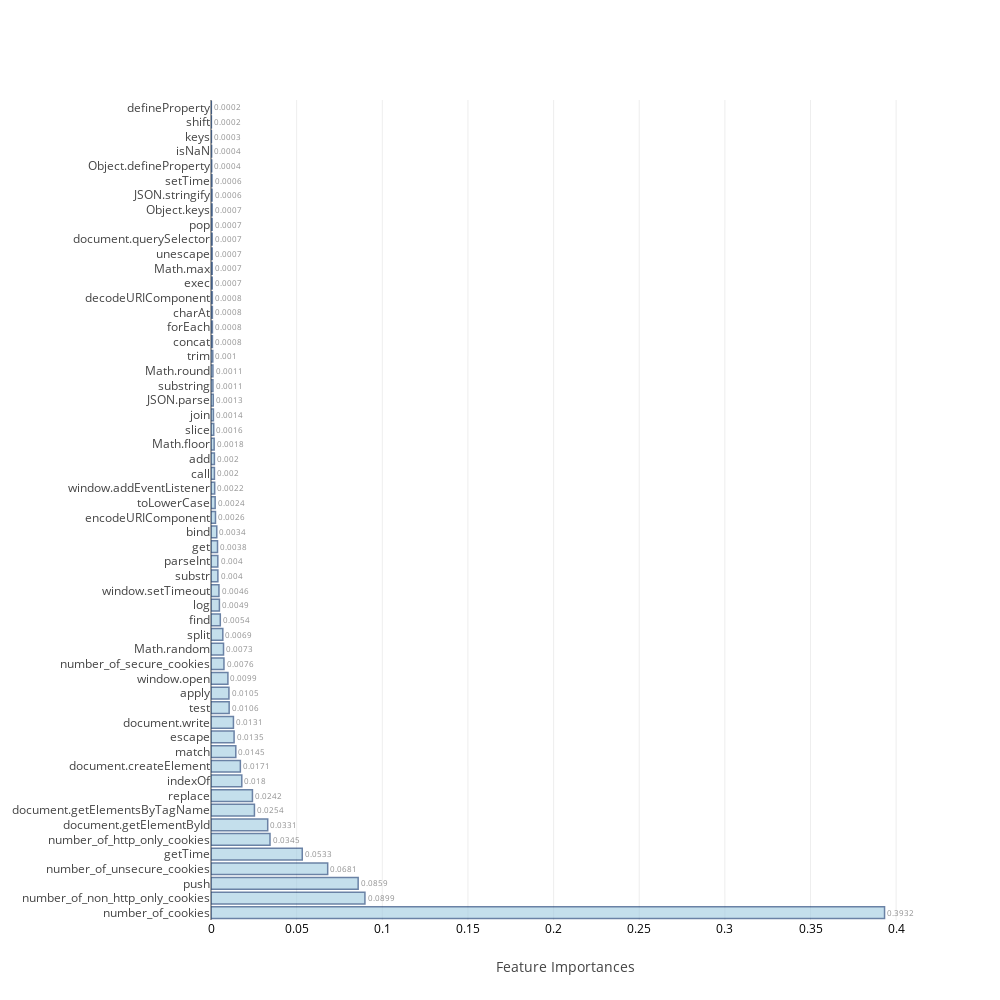
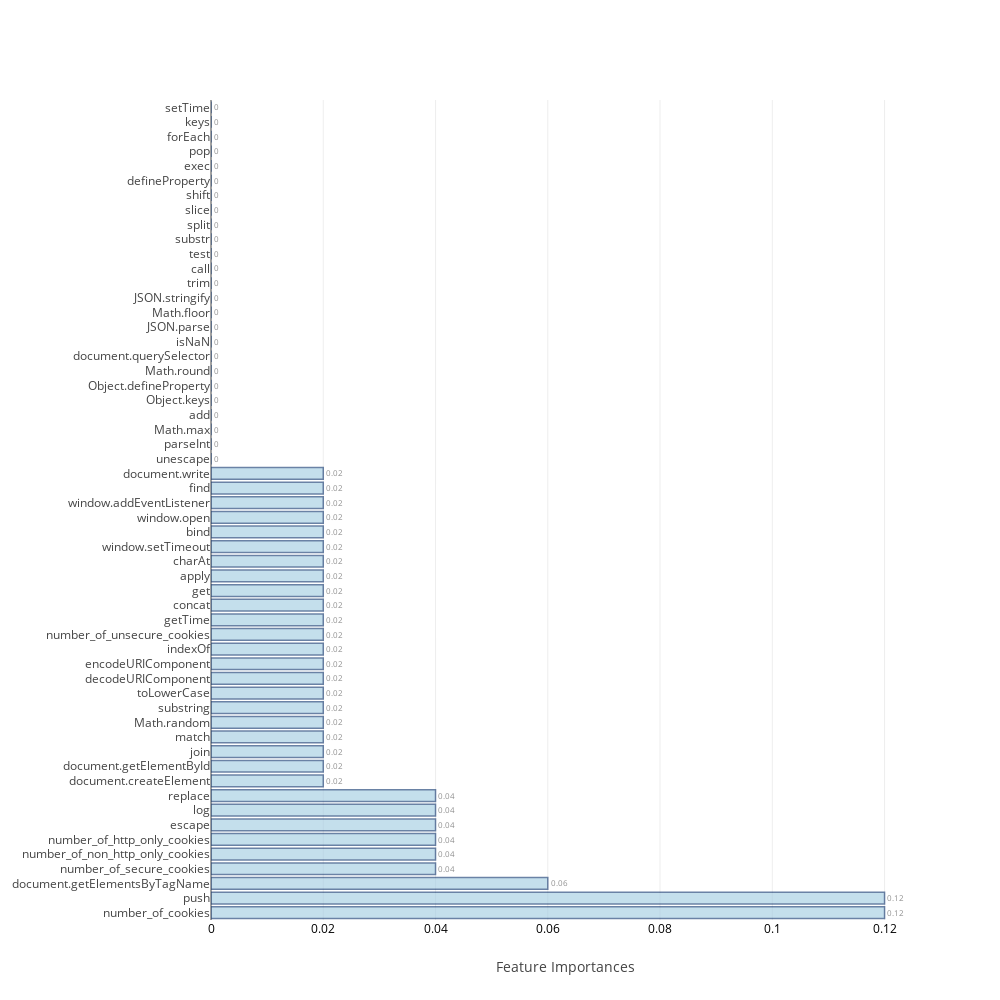
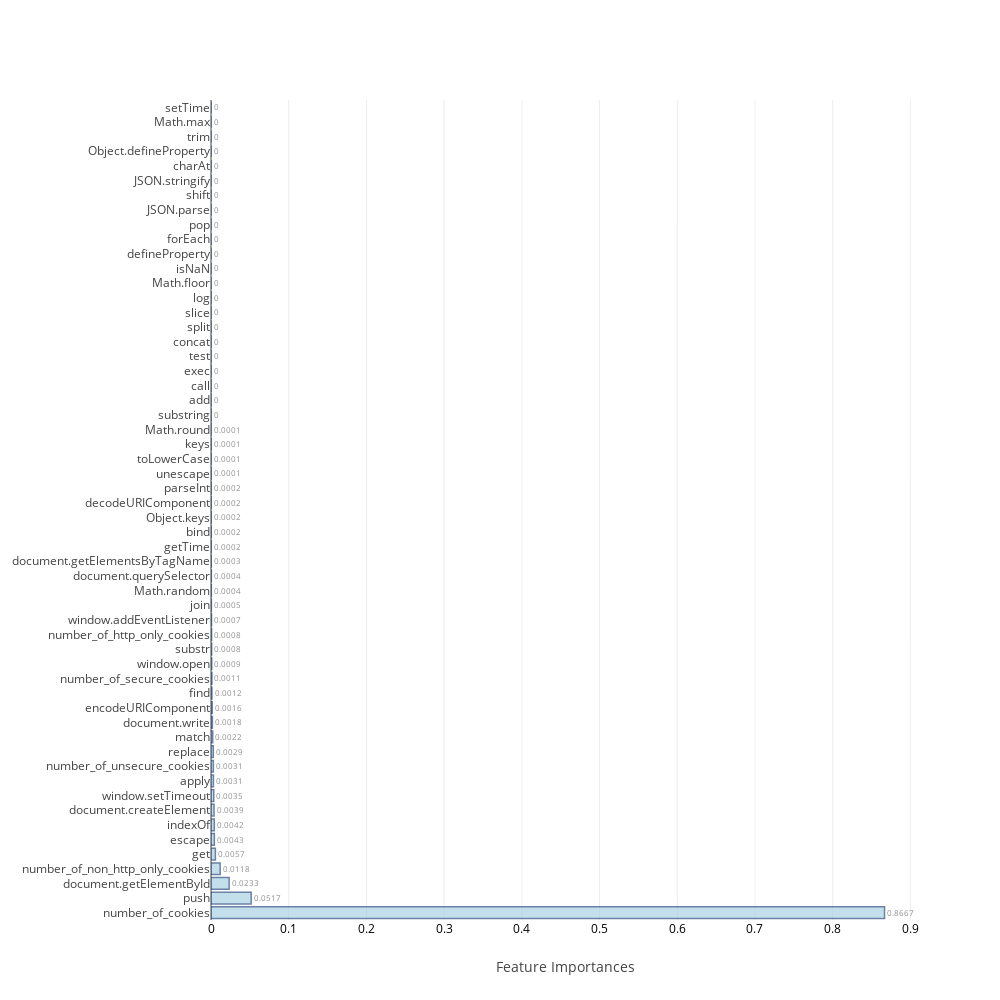
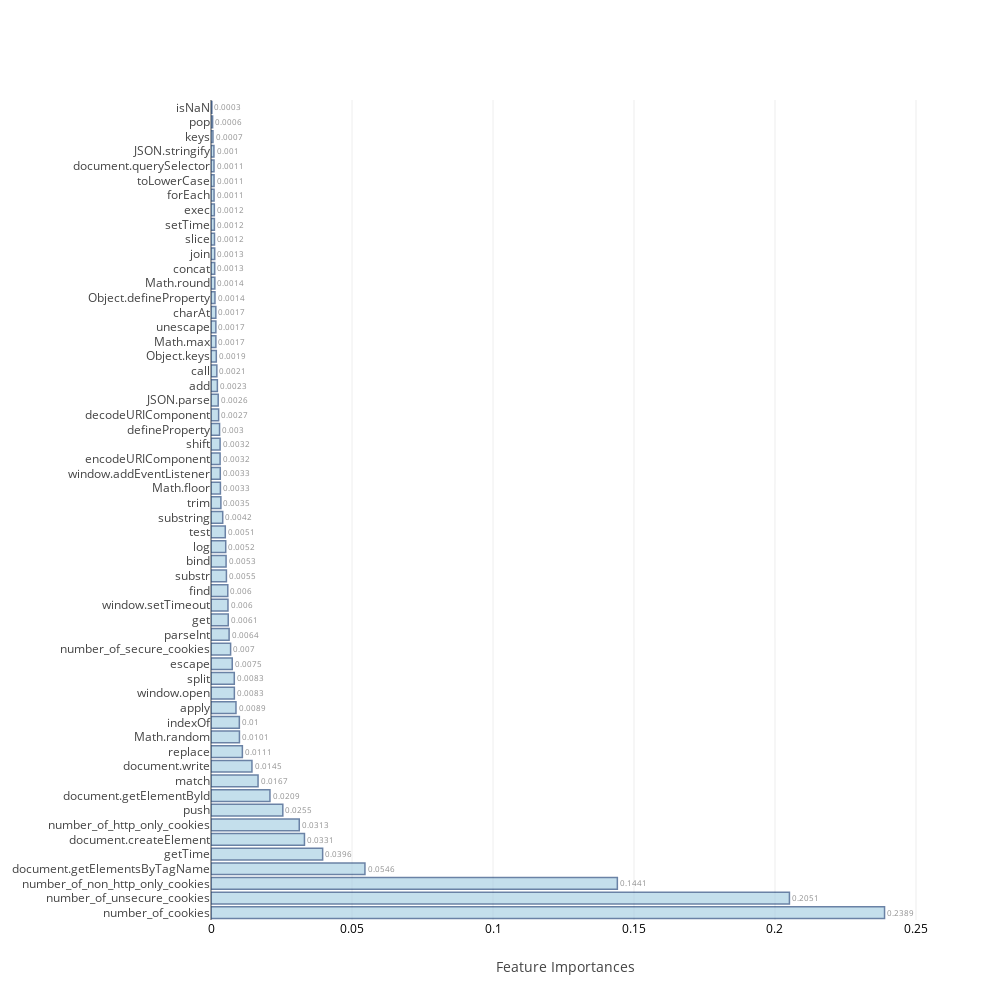

The notebook cell these images were saved under, in order:
### Code cell
feat_imp=[None]*4
j=0
for i in range(0,8):
    if i>=2 and i<=5:
        model,cm_train,cm_test,acc_train,acc_test,roc_auc,feat_imp[j]=f[i](X_train,Y_train,X_test,Y_test,columns)
        j=j+1
    else:
        model,cm_train,cm_test,acc_train,acc_test,roc_auc=f[i](X_train,Y_train,X_test,Y_test)
    table_80_50_train.loc[i]=   ([acc_train,cm_train.TP,cm_train.TN,cm_train.FP,cm_train.FN,cm_train.FPR,cm_train.FNR])
    table_80_50_test.loc[i] =   ([acc_test ,cm_test.TP, cm_test.TN, cm_test.FP, cm_test.FN, cm_test.FPR, cm_test.FNR,roc_auc])
    print("\n")

### Figure 1 — Plotly figure (JSON) as saved in the notebook; plotly's stock layout.template omitted (floating-point values rounded to 4 significant figures)
{"data": [{"marker": {"color": "rgb(158,202,225)", "line": {"color": "rgb(8,48,107)", "width": 1.5}}, "opacity": 0.6, "orientation": "h", "text": [0.3932, 0.0899, 0.0859, 0.0681, 0.0533, 0.0345, 0.0331, 0.0254, 0.0242, 0.018, 0.0171, 0.0145, 0.0135, 0.0131, 0.0106, 0.0105, 0.0099, 0.0076, 0.0073, 0.0069, 0.0054, 0.0049, 0.0046, 0.004, 0.004, 0.0038, 0.0034, 0.0026, 0.0024, 0.0022, 0.002, 0.002, 0.0018, 0.0016, 0.0015, 0.0014, 0.0013, 0.0011, 0.0011, 0.001, 0.001, 0.0008, 0.0008, 0.0008, 0.0008, 0.0007, 0.0007, 0.0007, 0.0007, 0.0007, 0.0007, 0.0006, 0.0006, 0.0004, 0.0004, 0.0003, 0.0002, 0.0002], "textposition": "outside", "type": "bar", "uid": "1253e005-baa6-4040-970d-465363e48b83", "x": [0.3932, 0.08986, 0.08591, 0.06812, 0.05328, 0.03445, 0.03312, 0.02536, 0.02419, 0.01798, 0.01714, 0.01448, 0.01348, 0.0131, 0.0106, 0.01047, 0.009873, 0.007559, 0.007316, 0.0069, 0.005427, 0.004907, 0.004641, 0.00402, 0.003982, 0.003811, 0.003375, 0.002613, 0.002427, 0.002156, 0.002006, 0.001987, 0.001845, 0.001594, 0.00154, 0.00141, 0.001328, 0.001133, 0.001129, 0.001038, 0.001033, 0.0008433, 0.0008293, 0.000808, 0.0007821, 0.0007381, 0.0007259, 0.0007013, 0.0006956, 0.0006838, 0.0006743, 0.0006356, 0.0005781, 0.0004279, 0.0003721, 0.0002508, 0.0002346, 0.0002048], "y": ["number_of_cookies", "number_of_non_http_only_cookies", "push", "number_of_unsecure_cookies", "getTime", "number_of_http_only_cookies", "document.getElementById", "document.getElementsByTagName", "replace", "indexOf", "document.createElement", "match", "escape", "document.write", "test", "apply", "window.open", "number_of_secure_cookies", "Math.random", "split", "find", "log", "window.setTimeout", "substr", "parseInt", "get", "bind", "encodeURIComponent", "toLowerCase", "window.addEventListener", "call", "add", "Math.floor", "slice", "hasOwnProperty", "join", "JSON.parse", "substring", "Math.round", "trim", "toString", "concat", "forEach", "charAt", "decodeURIComponent", "exec", "Math.max", "unescape", "document.querySelector", "pop", "Object.keys", "JSON.stringify", "setTime", "Object.defineProperty", "isNaN", "keys", "shift", "defineProperty"]}], "layout": {"autosize": false, "height": 1000, "width": 1000, "xaxis": {"tickfont": {"color": "black", "size": 12}, "title": "Feature Importances"}, "yaxis": {"automargin": true}}}

### Figure 2 — Plotly figure (JSON) as saved in the notebook; plotly's stock layout.template omitted (floating-point values rounded to 4 significant figures)
{"data": [{"marker": {"color": "rgb(158,202,225)", "line": {"color": "rgb(8,48,107)", "width": 1.5}}, "opacity": 0.6, "orientation": "h", "text": [0.12, 0.12, 0.06, 0.04, 0.04, 0.04, 0.04, 0.04, 0.04, 0.02, 0.02, 0.02, 0.02, 0.02, 0.02, 0.02, 0.02, 0.02, 0.02, 0.02, 0.02, 0.02, 0.02, 0.02, 0.02, 0.02, 0.02, 0.02, 0.02, 0.02, 0.02, 0.02, 0, 0, 0, 0, 0, 0, 0, 0, 0, 0, 0, 0, 0, 0, 0, 0, 0, 0, 0, 0, 0, 0, 0, 0, 0, 0], "textposition": "outside", "type": "bar", "uid": "961b5501-9ed6-4a44-b46d-441c1193a243", "x": [0.12, 0.12, 0.06, 0.04, 0.04, 0.04, 0.04, 0.04, 0.04, 0.02, 0.02, 0.02, 0.02, 0.02, 0.02, 0.02, 0.02, 0.02, 0.02, 0.02, 0.02, 0.02, 0.02, 0.02, 0.02, 0.02, 0.02, 0.02, 0.02, 0.02, 0.02, 0.02, 0, 0, 0, 0, 0, 0, 0, 0, 0, 0, 0, 0, 0, 0, 0, 0, 0, 0, 0, 0, 0, 0, 0, 0, 0, 0], "y": ["number_of_cookies", "push", "document.getElementsByTagName", "number_of_secure_cookies", "number_of_non_http_only_cookies", "number_of_http_only_cookies", "escape", "log", "replace", "document.createElement", "document.getElementById", "join", "match", "Math.random", "substring", "toLowerCase", "hasOwnProperty", "decodeURIComponent", "encodeURIComponent", "indexOf", "number_of_unsecure_cookies", "getTime", "concat", "get", "apply", "charAt", "window.setTimeout", "bind", "window.open", "window.addEventListener", "find", "document.write", "unescape", "parseInt", "Math.max", "add", "Object.keys", "Object.defineProperty", "Math.round", "document.querySelector", "isNaN", "JSON.parse", "Math.floor", "JSON.stringify", "trim", "toString", "call", "test", "substr", "split", "slice", "shift", "defineProperty", "exec", "pop", "forEach", "keys", "setTime"]}], "layout": {"autosize": false, "height": 1000, "width": 1000, "xaxis": {"tickfont": {"color": "black", "size": 12}, "title": "Feature Importances"}, "yaxis": {"automargin": true}}}

### Figure 3 — Plotly figure (JSON) as saved in the notebook; plotly's stock layout.template omitted (floating-point values rounded to 4 significant figures)
{"data": [{"marker": {"color": "rgb(158,202,225)", "line": {"color": "rgb(8,48,107)", "width": 1.5}}, "opacity": 0.6, "orientation": "h", "text": [0.8667, 0.0517, 0.0233, 0.0118, 0.0057, 0.0043, 0.0042, 0.0039, 0.0035, 0.0031, 0.0031, 0.0029, 0.0022, 0.0018, 0.0016, 0.0012, 0.0012, 0.0011, 0.0009, 0.0008, 0.0008, 0.0007, 0.0005, 0.0004, 0.0004, 0.0003, 0.0002, 0.0002, 0.0002, 0.0002, 0.0002, 0.0002, 0.0001, 0.0001, 0.0001, 0.0001, 0, 0, 0, 0, 0, 0, 0, 0, 0, 0, 0, 0, 0, 0, 0, 0, 0, 0, 0, 0, 0, 0], "textposition": "outside", "type": "bar", "uid": "242d0f02-5a28-4967-a507-7e64fd170e77", "x": [0.8667, 0.0517, 0.02331, 0.01179, 0.005652, 0.004342, 0.004243, 0.003905, 0.003543, 0.003121, 0.003052, 0.002933, 0.002231, 0.001787, 0.001576, 0.001198, 0.001177, 0.001148, 0.0009314, 0.0008422, 0.0007602, 0.0006641, 0.0004538, 0.0004167, 0.0004064, 0.0002776, 0.0002332, 0.0002053, 0.0002041, 0.0001998, 0.000197, 0.0001719, 0.0001227, 0.0001064, 9.884e-05, 5.273e-05, 4.992e-05, 3.473e-05, 2.676e-05, 2.519e-05, 1.762e-05, 1.703e-05, 1.349e-05, 1.226e-05, 8.213e-06, 5.593e-06, 0, 0, 0, 0, 0, 0, 0, 0, 0, 0, 0, 0], "y": ["number_of_cookies", "push", "document.getElementById", "number_of_non_http_only_cookies", "get", "escape", "indexOf", "document.createElement", "window.setTimeout", "apply", "number_of_unsecure_cookies", "replace", "match", "document.write", "encodeURIComponent", "find", "hasOwnProperty", "number_of_secure_cookies", "window.open", "substr", "number_of_http_only_cookies", "window.addEventListener", "join", "Math.random", "document.querySelector", "document.getElementsByTagName", "getTime", "toString", "bind", "Object.keys", "decodeURIComponent", "parseInt", "unescape", "toLowerCase", "keys", "Math.round", "substring", "add", "call", "exec", "test", "concat", "split", "slice", "log", "Math.floor", "isNaN", "defineProperty", "forEach", "pop", "JSON.parse", "shift", "JSON.stringify", "charAt", "Object.defineProperty", "trim", "Math.max", "setTime"]}], "layout": {"autosize": false, "height": 1000, "width": 1000, "xaxis": {"tickfont": {"color": "black", "size": 12}, "title": "Feature Importances"}, "yaxis": {"automargin": true}}}

### Figure 4 — Plotly figure (JSON) as saved in the notebook; plotly's stock layout.template omitted (floating-point values rounded to 4 significant figures)
{"data": [{"marker": {"color": "rgb(158,202,225)", "line": {"color": "rgb(8,48,107)", "width": 1.5}}, "opacity": 0.6, "orientation": "h", "text": [0.2389, 0.2051, 0.1441, 0.0546, 0.0396, 0.0331, 0.0313, 0.0255, 0.0209, 0.0167, 0.0145, 0.0111, 0.0101, 0.01, 0.0089, 0.0083, 0.0083, 0.0075, 0.007, 0.0064, 0.0061, 0.006, 0.006, 0.0055, 0.0053, 0.0052, 0.0051, 0.0042, 0.0035, 0.0033, 0.0033, 0.0032, 0.0032, 0.003, 0.0027, 0.0026, 0.0023, 0.0022, 0.0021, 0.0019, 0.0017, 0.0017, 0.0017, 0.0014, 0.0014, 0.0014, 0.0013, 0.0013, 0.0012, 0.0012, 0.0012, 0.0011, 0.0011, 0.0011, 0.001, 0.0007, 0.0006, 0.0003], "textposition": "outside", "type": "bar", "uid": "2e0c7210-efd7-4b95-81b7-a113584a260a", "x": [0.2389, 0.2051, 0.1441, 0.05459, 0.03959, 0.03314, 0.0313, 0.02547, 0.02091, 0.01669, 0.01452, 0.01112, 0.01009, 0.01005, 0.008859, 0.008285, 0.008257, 0.007532, 0.006953, 0.006423, 0.00611, 0.006017, 0.005956, 0.005469, 0.005348, 0.005222, 0.005066, 0.004155, 0.003508, 0.003336, 0.003289, 0.003228, 0.003227, 0.003039, 0.002707, 0.002554, 0.00226, 0.002222, 0.00207, 0.001884, 0.001729, 0.001722, 0.001717, 0.001425, 0.001403, 0.001363, 0.001317, 0.001316, 0.001241, 0.001207, 0.001185, 0.001088, 0.001085, 0.001068, 0.001037, 0.0006899, 0.0005783, 0.0003158], "y": ["number_of_cookies", "number_of_unsecure_cookies", "number_of_non_http_only_cookies", "document.getElementsByTagName", "getTime", "document.createElement", "number_of_http_only_cookies", "push", "document.getElementById", "match", "document.write", "replace", "Math.random", "indexOf", "apply", "window.open", "split", "escape", "number_of_secure_cookies", "parseInt", "get", "window.setTimeout", "find", "substr", "bind", "log", "test", "substring", "trim", "Math.floor", "window.addEventListener", "encodeURIComponent", "shift", "defineProperty", "decodeURIComponent", "JSON.parse", "add", "hasOwnProperty", "call", "Object.keys", "Math.max", "unescape", "charAt", "toString", "Object.defineProperty", "Math.round", "concat", "join", "slice", "setTime", "exec", "forEach", "toLowerCase", "document.querySelector", "JSON.stringify", "keys", "pop", "isNaN"]}], "layout": {"autosize": false, "height": 1000, "width": 1000, "xaxis": {"tickfont": {"color": "black", "size": 12}, "title": "Feature Importances"}, "yaxis": {"automargin": true}}}
